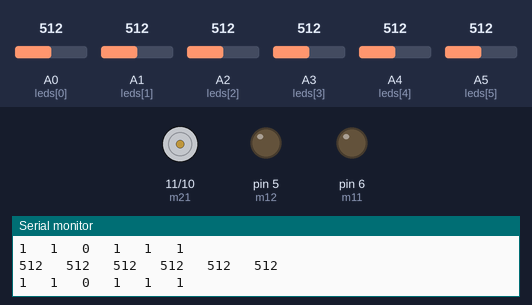
Simulated run of this sketch. Board: Arduino Uno, built with avr-gcc and run on an emulated ATmega328P. Shown: motor-driver pin pairs drawn as motors (green arrow = first pin HIGH = forward, orange = second pin HIGH = backward, longer = more drive), output pins drawn as LEDs (lit = HIGH), the last lines printed to the serial monitor. The inputs (shaded band) are chosen by the test bench; at power-on: A2 (leds[2]) = 512, A0 (leds[0]) = 512, A1 (leds[1]) = 512, A3 (leds[3]) = 512, A4 (leds[4]) = 512, A5 (leds[5]) = 512.

Above: at 1.2 s.
1.3 s: A2 (leds[2]) set to 563
3.2 s: A2 (leds[2]) set to 589
At 4.9 s:
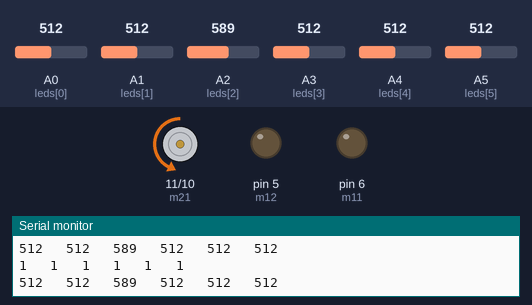
Timing chart, 0 to 6.4 s (numbered marks = the images above; inputs shaded):
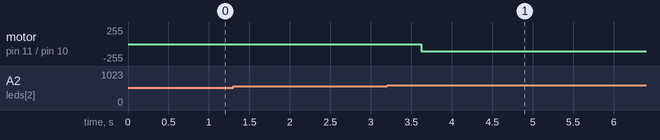

The sketch:

codelikeit.ino
```cpp
  #define leftFar 0
  #define leftNear 1
  #define centre 2
  #define rightNear 3   //109   158   205   120   109   104
  #define rightFar 4    //530   793   962   722   618   424
  #define centreFront 5

  const int numLeds = 6;
  int speedleft=117;
  int speedright=110;
  int thresholds[numLeds] = {337,415,576,153,317,189};
  int leds[numLeds] = {A0,A1,A2,A3,A4,A5};
  int m11 = 6;  //for left tyre moving backward when high
  int m12 = 5;    //for left tyre moving forward when high
  int m21 = 11;    //for right tyre moving backward when high
  int m22 = 10;   //for right tyre moving forward when high
  int ledStates[numLeds] = {};
  int sum=0;
  int sumleds[numLeds]={1,2,4,8,16,32};
  void readLeds(){
    sum=0;
    for(int i=0;i < numLeds;i++)
      ledStates[i] = analogRead(leds[i]);

    printLeds();
    putThreshold();
    printLeds();
  }
  void printLeds(){
   Serial.print(ledStates[leftFar]);
   Serial.print("   ");
   Serial.print(ledStates[leftNear]);
   Serial.print("   ");
   Serial.print(ledStates[centre]);
   Serial.print("   ");
   Serial.print(ledStates[rightNear]);
   Serial.print("   ");
   Serial.print(ledStates[rightFar]);
   Serial.print("   ");
   Serial.print(ledStates[centreFront]);
   Serial.print("   ");
   delay(200);
   Serial.println();
  }
  void left()
  {   analogWrite(m11,0);
      analogWrite(m12,0);
      analogWrite(m21, 0);
      analogWrite(m22,speedright);


    while(ledStates[centre]&& ledStates[centreFront])// till both centre leds only on line
     {
      analogWrite(m11,0);
      analogWrite(m12,0);
      analogWrite(m21, 0);
      analogWrite(m22,speedright);
      readLeds();
     }
  }
  void right()
  {   analogWrite(m11,0);
      analogWrite(m12,speedleft);
      analogWrite(m21, 0);
      analogWrite(m22,0);


     while(ledStates[centre]&& ledStates[centreFront])// till both centre leds only on line
      {analogWrite(m11,0);
      analogWrite(m12,speedleft);
      analogWrite(m21, 0);
      analogWrite(m22,0);
      readLeds();
      }
  }
  void slightleft(){

     while(ledStates[centre]&& ledStates[centreFront])// till both centre leds only on line
     {
      analogWrite(m11,0);
      analogWrite(m12,0);
      analogWrite(m21, 0);
      analogWrite(m22,speedright);
      readLeds();
     }


  }

  void slightright(){
      while(ledStates[centre]&& ledStates[centreFront])// till both centre leds only on line
      {analogWrite(m11,0);
      analogWrite(m12,speedleft);
      analogWrite(m21, 0);
      analogWrite(m22,0);
      readLeds();
      }

  }


  void uTurn() {
    analogWrite(m11,0);
    analogWrite(m12, speedleft);
    analogWrite(m21, 0);
    analogWrite(m22, speedright);
    delay(2);

    while(ledStates[leftNear] || ledStates[centre])
    {  analogWrite(m11,speedleft);
    analogWrite(m12,0);
    analogWrite(m21, 0);
    analogWrite(m22, speedright);

    readLeds();
    }
  }
  void straight(){

    analogWrite(m11,0);
    analogWrite(m12,speedleft);
    analogWrite(m21,0);
    analogWrite(m22,speedright);


  }

  void putThreshold(){
    // Thresholding to set the proper values of led states
    for(int i=0;i < numLeds;i++)
    {
      if(ledStates[i] > thresholds[i])
      {
        ledStates[i] = 1;
        sum+=sumleds[i];
      }

      else
      {
        ledStates[i] = 0;
      }
    }
  }
  void stopall(){
    analogWrite(m11,0);
    analogWrite(m12, 0);
    analogWrite(m21, 0);
    analogWrite(m22, 0);

    }
    void back()
    {
      analogWrite(m11,speedleft-50);
      analogWrite(m12, 0);
      analogWrite(m21, speedright-50);
      analogWrite(m22, 0);
      if(ledStates[rightFar])
      right();
      else if(ledStates[leftFar])
      left();
    }

  void setup()
  {
Serial.begin(9600);

    pinMode(m11,OUTPUT);
    pinMode(m12, OUTPUT);
    pinMode(m21, OUTPUT);
    pinMode(m22, OUTPUT);

    for(int i=0;i < numLeds;i++){
      pinMode(leds[i],INPUT);
    }


  }


  void loop() {
   readLeds();
       switch(sum)
    { // straight motion
      case 36: straight();break;
      //case 4: straight();break;
      case 38: slightleft();break;
      case 6: slightleft();break;
      case 44: slightright();break;
      case 12: slightright();break;
      case 46: straight();break;
     // left turn
      case 1: left();break;
      case 3: left();break;
      case 7: left();break;
      case 15: left();break;

     // right turn
     case 16: right();break;
     case 24: right();break;
     case 28: right();break;
     case 30: right();break;

     // t joint
     case 60: right();break;
     case 37: left();break;
     case 31: right;break;
     // cross
     case 63: left();break;
     case 0: right();break;
    }
  }
```

Measured:
- the behaviour switches between 576 and 577 on A2 (leds[2]) (found by bisection; images 0 and 1)
- after the input at 3.2 s, motor on pin 11 (m21) / pin 10 (m22): stopped → backward 110/255 after 0.42 s
